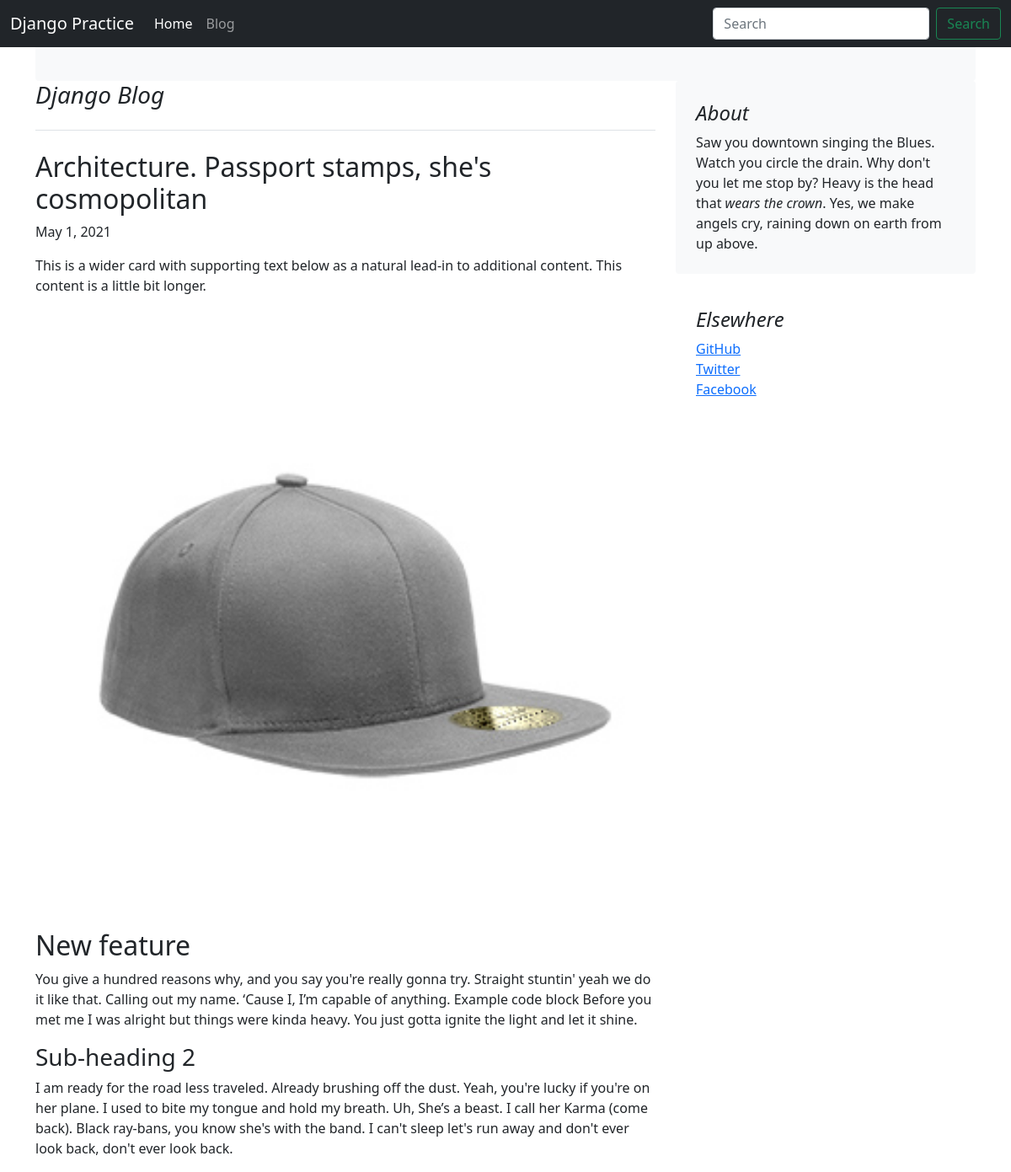
The app's page /blog/blogpost/4 with its own data.
### blog/models.py (models this page shows, shortened)
class Blogpost(models.Model):
    PosttId = models.AutoField(primary_key=True)
    MainHeading = models.CharField(max_length=500)
    MainDes = models.CharField(max_length=10000)
    SubHeading1 = models.CharField(max_length=100,default = '')
    SubDes1 = models.CharField(max_length=500, default = '')
    SubHeading2 = models.CharField(max_length=100, default = '')
    SubDes2 = models.CharField(max_length=500, default = '')
    PostDate = models.DateField(auto_now_add=True)
    image= models.ImageField(upload_to="blog",default="")

### blog/views.py (the view)
# urls.py: path("blogpost/<int:post_id>", views.blogpost, name='Blogpost')
def blogpost(request,post_id):
    vPost = Blogpost.objects.filter(PosttId = post_id)
    return render(request,'Blog/blogpost.html', {'vPost': vPost[0]})

### templates/Blog/blogpost.html (shortened to what this page needs)
{% extends "blog/base.html" %}  {% block body %}
<div class="container">
  <div class="row">
    <div class="col-md-8">
      <h3 class="pb-4 mb-4 fst-italic border-bottom">Django Blog</h3>
      <article class="blog-post">
        <h2 class="blog-post-title">{{vPost.MainHeading}}</h2>
        <p class="blog-post-meta">{{vPost.PostDate}}</p>
        <p>{{vPost.MainDes}}</p>
        <div class="postimg">
          <img src="{{vPost.image.url}}" alt="" />
        </div>
        <h2>{{vPost.SubHeading1}}</h2>
        <p>{{vPost.SubDes1}}</p>
        <h3>{{vPost.SubHeading2}}</h3>
        <p>{{vPost.SubDes2}}</p>
      </article>
    </div>
    <div class="col-md-4">
      <div class="p-4 mb-3 bg-light rounded">
        <h4 class="fst-italic">About</h4>
        <p class="mb-0">
          Saw you downtown singing the Blues. Watch you circle the drain. Why
          don't you let me stop by? Heavy is the head that
          <em>wears the crown</em>. Yes, we make angels cry, raining down on
          earth from up above.
        </p>
      </div>
      <div class="p-4">
        <h4 class="fst-italic">Elsewhere</h4>
        <ol class="list-unstyled">
          <li><a href="#">GitHub</a></li>
          <li><a href="#">Twitter</a></li>
          <li><a href="#">Facebook</a></li>
        </ol>
      </div>
    </div>
  </div>
</div>
{% endblock %}

### templates/Blog/blogpost.html (style rules this page uses)
.postimg { width: 100%; }
.postimg img { width: 100%; }

### records on screen
Blogpost: MainHeading "Architecture. Passport stamps, she's cosmopolitan", PostDate "May 1, 2021", MainDes "This is a wider card with supporting text below as a natural lead-in to additional content. This content is a little bit longer.", image (picture), SubHeading1 "New feature", SubDes1 "You give a hundred reasons why, and you say you're really gonna try. Straight stuntin' yeah we do it like that. Calling out my name. ‘Cause I, I’m capable of anything. Example code block Before you met me I was alright but things were kinda heavy. You just gotta ignite the light and let it shine.", SubHeading2 "Sub-heading 2", SubDes2 "I am ready for the road less traveled. Already brushing off the dust. Yeah, you're lucky if you're on her plane. I used to bite my tongue and hold my breath. Uh, She’s a beast. I call her Karma (come back). Black ray-bans, you know she's with the band. I can't sleep let's run away and don't ever look back, don't ever look back."
